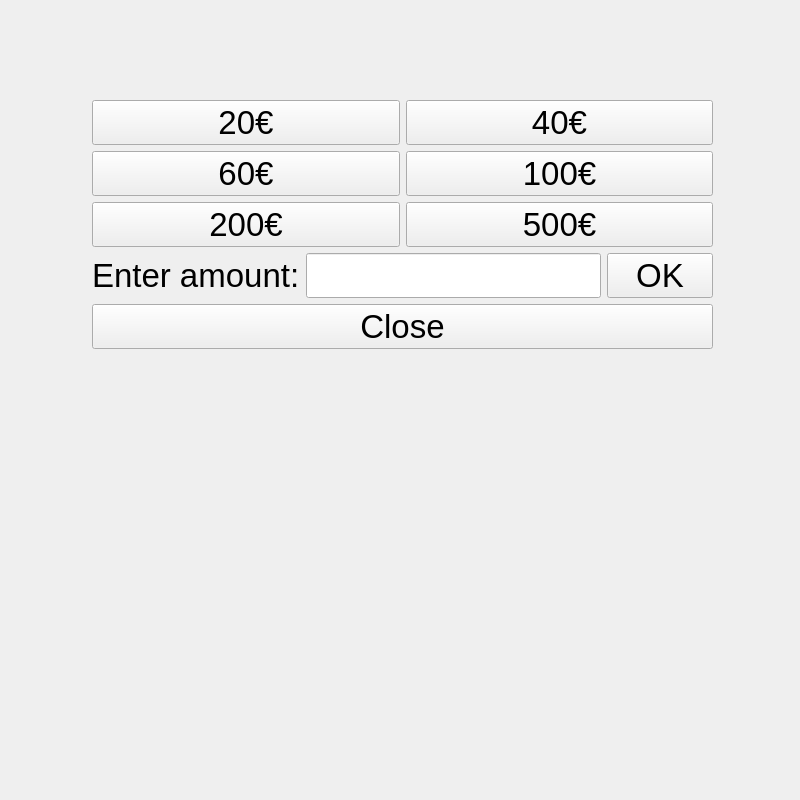
<?xml version="1.0" encoding="UTF-8"?>
<ui version="4.0">
 <class>withdrawalwindow</class>
 <widget class="QWidget" name="withdrawalwindow">
  <property name="geometry">
   <rect>
    <x>0</x>
    <y>0</y>
    <width>800</width>
    <height>800</height>
   </rect>
  </property>
  <property name="windowTitle">
   <string>Form</string>
  </property>
  <widget class="QWidget" name="layoutWidget">
   <property name="geometry">
    <rect>
     <x>92</x>
     <y>100</y>
     <width>621</width>
     <height>381</height>
    </rect>
   </property>
   <layout class="QGridLayout" name="gridLayout_4">
    <item row="0" column="0">
     <layout class="QGridLayout" name="gridLayout_3">
      <item row="0" column="0">
       <layout class="QGridLayout" name="gridLayout_2">
        <item row="0" column="0" colspan="3">
         <layout class="QGridLayout" name="gridLayout">
          <item row="1" column="1">
           <widget class="QPushButton" name="btn100">
            <property name="font">
             <font>
              <pointsize>25</pointsize>
             </font>
            </property>
            <property name="text">
             <string>100€</string>
            </property>
           </widget>
          </item>
          <item row="1" column="0">
           <widget class="QPushButton" name="btn60">
            <property name="font">
             <font>
              <pointsize>25</pointsize>
             </font>
            </property>
            <property name="text">
             <string>60€</string>
            </property>
           </widget>
          </item>
          <item row="0" column="0">
           <widget class="QPushButton" name="btn20">
            <property name="font">
             <font>
              <pointsize>25</pointsize>
             </font>
            </property>
            <property name="text">
             <string>20€</string>
            </property>
           </widget>
          </item>
          <item row="0" column="1">
           <widget class="QPushButton" name="btn40">
            <property name="font">
             <font>
              <pointsize>25</pointsize>
             </font>
            </property>
            <property name="text">
             <string>40€</string>
            </property>
           </widget>
          </item>
          <item row="2" column="0">
           <widget class="QPushButton" name="btn200">
            <property name="font">
             <font>
              <pointsize>25</pointsize>
             </font>
            </property>
            <property name="text">
             <string>200€</string>
            </property>
           </widget>
          </item>
          <item row="2" column="1">
           <widget class="QPushButton" name="btn500">
            <property name="font">
             <font>
              <pointsize>25</pointsize>
             </font>
            </property>
            <property name="text">
             <string>500€</string>
            </property>
           </widget>
          </item>
         </layout>
        </item>
        <item row="1" column="0">
         <widget class="QLabel" name="label">
          <property name="font">
           <font>
            <pointsize>25</pointsize>
           </font>
          </property>
          <property name="text">
           <string>Enter amount:</string>
          </property>
         </widget>
        </item>
        <item row="1" column="1">
         <widget class="QLineEdit" name="lbl_amount">
          <property name="sizePolicy">
           <sizepolicy hsizetype="Maximum" vsizetype="Fixed">
            <horstretch>0</horstretch>
            <verstretch>0</verstretch>
           </sizepolicy>
          </property>
          <property name="font">
           <font>
            <pointsize>25</pointsize>
           </font>
          </property>
         </widget>
        </item>
        <item row="1" column="2">
         <widget class="QPushButton" name="btnAmountOK">
          <property name="sizePolicy">
           <sizepolicy hsizetype="Minimum" vsizetype="Minimum">
            <horstretch>0</horstretch>
            <verstretch>0</verstretch>
           </sizepolicy>
          </property>
          <property name="font">
           <font>
            <pointsize>25</pointsize>
           </font>
          </property>
          <property name="text">
           <string>OK</string>
          </property>
         </widget>
        </item>
       </layout>
      </item>
      <item row="1" column="0">
       <widget class="QPushButton" name="btnCloseWithdrawal">
        <property name="font">
         <font>
          <pointsize>25</pointsize>
         </font>
        </property>
        <property name="text">
         <string>Close</string>
        </property>
       </widget>
      </item>
     </layout>
    </item>
    <item row="1" column="0">
     <widget class="QLabel" name="lbl_withdrawal_status">
      <property name="font">
       <font>
        <pointsize>20</pointsize>
       </font>
      </property>
      <property name="text">
       <string/>
      </property>
      <property name="alignment">
       <set>Qt::AlignCenter</set>
      </property>
     </widget>
    </item>
   </layout>
  </widget>
 </widget>
 <resources/>
 <connections/>
</ui>
